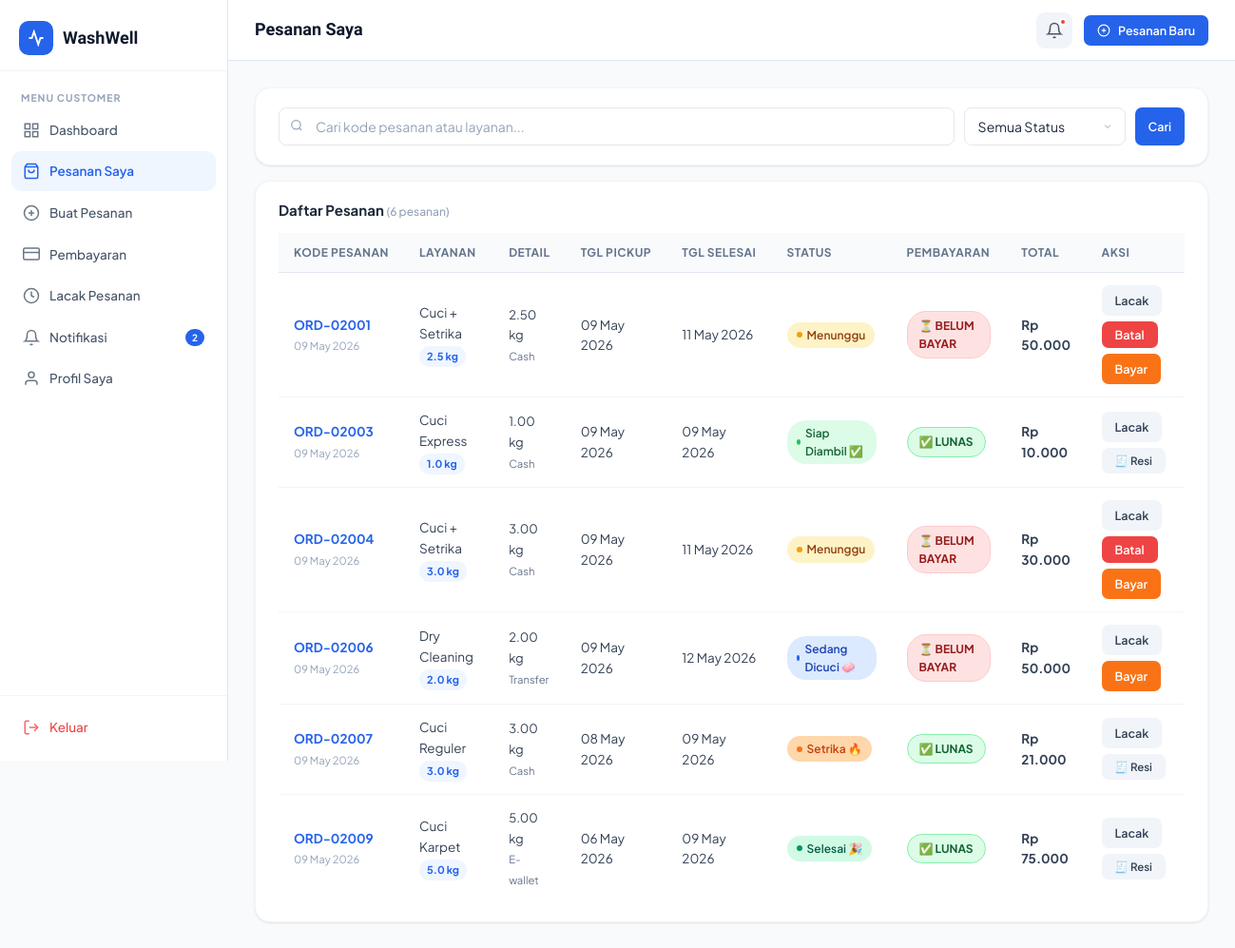
The app's page /customer/orders.php (signed in) with its own data.
### tables this page shows
CREATE TABLE IF NOT EXISTS users (
    id INT AUTO_INCREMENT PRIMARY KEY,
    name VARCHAR(100) NOT NULL,
    email VARCHAR(150) UNIQUE NOT NULL,
    password VARCHAR(255) NOT NULL,
    phone VARCHAR(20),
    address TEXT,
    role ENUM('customer','admin') DEFAULT 'customer',
    created_at TIMESTAMP DEFAULT CURRENT_TIMESTAMP,
    updated_at TIMESTAMP DEFAULT CURRENT_TIMESTAMP ON UPDATE CURRENT_TIMESTAMP
);

CREATE TABLE IF NOT EXISTS orders (
    id INT AUTO_INCREMENT PRIMARY KEY,
    order_code VARCHAR(20) UNIQUE NOT NULL,
    user_id INT NOT NULL,
    service_id INT NOT NULL,
    weight DECIMAL(5,2) DEFAULT 1.00,
    amount DECIMAL(10,2) NOT NULL,
    status ENUM('pending','washing','drying','ironing','ready_pickup','ready_deliver','done','cancelled') DEFAULT 'pending',
    pickup_date DATE,
    delivery_date DATE,
    notes TEXT,
    delivery_type ENUM('pickup','delivery') DEFAULT 'pickup',
    delivery_address TEXT,
    driver_name VARCHAR(100),
    driver_phone VARCHAR(20),
    delivery_status ENUM('pending','on_way','arrived') DEFAULT 'pending',
    payment_status ENUM('unpaid','paid') DEFAULT 'unpaid',
    payment_method ENUM('cash','transfer','e-wallet') DEFAULT 'cash',
    created_at TIMESTAMP DEFAULT CURRENT_TIMESTAMP,
    updated_at TIMESTAMP DEFAULT CURRENT_TIMESTAMP ON UPDATE CURRENT_TIMESTAMP,
    FOREIGN KEY (user_id) REFERENCES users(id) ON DELETE CASCADE,
    FOREIGN KEY (service_id) REFERENCES services(id)
);

CREATE TABLE IF NOT EXISTS services (
    id INT AUTO_INCREMENT PRIMARY KEY,
    name VARCHAR(100) NOT NULL,
    description TEXT,
    price_per_kg DECIMAL(10,2) NOT NULL,
    unit_type ENUM('kg','item') DEFAULT 'kg',
    requires_cloth_type TINYINT(1) DEFAULT 0,
    duration_hours INT DEFAULT 24,
    is_active TINYINT(1) DEFAULT 1,
    created_at TIMESTAMP DEFAULT CURRENT_TIMESTAMP
);

### includes/auth.php (called while the page is built, shortened)
<?php
require_once __DIR__ . '/config.php';
function getCurrentUser() {
    $db = getDB();
    $id = (int)$_SESSION['user_id'];
    $res = $db->query("SELECT * FROM users WHERE id=$id LIMIT 1");
    return $res ? $res->fetch_assoc() : null;
}
function getUnreadNotifs($userId) {
    $db = getDB();
    $uid = (int)$userId;
    $res = $db->query("SELECT COUNT(*) as cnt FROM notifications WHERE user_id=$uid AND is_read=0");
    return $res ? (int)$res->fetch_assoc()['cnt'] : 0;
}
?>

### includes/config.php (called while the page is built, shortened)
<?php
function formatRupiah($amount) {
    return 'Rp ' . number_format($amount, 0, ',', '.');
}
?>

### customer/orders.php (the view, shortened to what this page needs)
<?php
require_once '../includes/auth.php';
$db = getDB();
$user = getCurrentUser();
$uid = (int)$user['id'];
$search = trim($_GET['search'] ?? '');
$where = ["o.user_id=$uid"];
$whereStr = implode(' AND ', $where);
$perPage = 10;
$page = max(1,(int)($_GET['page']??1));
$offset = ($page-1)*$perPage;
$total = $db->query("SELECT COUNT(*) as c FROM orders o JOIN services s ON o.service_id=s.id WHERE $whereStr")->fetch_assoc()['c'];
$orders = $db->query("SELECT o.*,s.name as service_name,s.price_per_kg FROM orders o JOIN services s ON o.service_id=s.id WHERE $whereStr ORDER BY o.created_at DESC LIMIT $perPage OFFSET $offset");
$statusLabels = [
    'pending'       => 'Menunggu',
    'washing'       => 'Sedang Dicuci 🧼',
    'drying'        => 'Pengeringan 💨',
    'ironing'       => 'Setrika 🔥',
    'ready_pickup'  => 'Siap Diambil ✅',
    'ready_deliver' => 'Siap Diantar 🚚',
    'done'          => 'Selesai 🎉',
    'cancelled'     => 'Dibatalkan ❌',
    'in_progress'   => 'Dalam Proses',
    'ready'         => 'Siap',
    'delivered'     => 'Selesai Diantar',
];
?>
<!DOCTYPE html>
<html lang="id">
<head>
<link rel="stylesheet" href="../assets/css/style.css">
</head>
<body>
<div class="app-layout">
    <?php require_once('../customer/sidebar.php'); ?>
    <div class="main-content">
        <header class="topbar">
            <div class="topbar-left">
                <div class="topbar-title">Pesanan Saya</div>
            </div>
            <div class="topbar-right">
                <a href="notifications.php" class="notif-btn" style="position:relative;display:flex;align-items:center;justify-content:center;width:38px;height:38px;border-radius:9px;background:var(--gray-100);">
                    <svg width="18" height="18" viewBox="0 0 24 24" fill="none" stroke="currentColor" stroke-width="2"><path d="M18 8A6 6 0 0 0 6 8c0 7-3 9-3 9h18s-3-2-3-9"/><path d="M13.73 21a2 2 0 0 1-3.46 0"/></svg>
                    <?php if ($notifCount > 0): ?><span style="position:absolute;top:6px;right:6px;width:8px;height:8px;border-radius:50%;background:#EF4444;border:2px solid white;"></span><?php endif; ?>
                </a>
                <a href="new_order.php" class="btn btn-primary btn-sm">
                    <svg width="14" height="14" viewBox="0 0 24 24" fill="none" stroke="currentColor" stroke-width="2"><circle cx="12" cy="12" r="10"/><line x1="12" y1="8" x2="12" y2="16"/><line x1="8" y1="12" x2="16" y2="12"/></svg>
                    Pesanan Baru
                </a>
            </div>
        </header>
        <main class="page-content">
            <div class="card" style="margin-bottom:16px;">
                <div class="card-body" style="display:flex;gap:12px;flex-wrap:wrap;align-items:center;">
                    <form method="GET" style="display:flex;gap:10px;flex:1;flex-wrap:wrap;">
                        <div class="input-group" style="flex:1;min-width:200px;">
                            <span class="input-icon"></span>
                            <input type="text" name="search" class="form-control" placeholder="Cari kode pesanan atau layanan..." value="<?= htmlspecialchars($search) ?>">
                        </div>
                        <select name="status" class="form-control form-select" style="width:170px;">
                            <option value="">Semua Status</option>
                        </select>
                        <button type="submit" class="btn btn-primary btn-sm">Cari</button>
                    </form>
                </div>
            </div>
            <div class="card">
                <div class="card-header">
                    <span class="card-title">Daftar Pesanan <span style="font-size:12px;font-weight:500;color:var(--gray-400);">(<?= $total ?> pesanan)</span></span>
                </div>
                <div class="card-body" style="padding-top:12px;">
                <?php if ($orders->num_rows === 0): ?>
                <div style="text-align:center;padding:60px 0;color:var(--gray-400);">
                    <svg width="48" height="48" viewBox="0 0 24 24" fill="none" stroke="currentColor" stroke-width="1.5" style="margin-bottom:12px;opacity:0.4;"><path d="M6 2L3 6v14a2 2 0 0 0 2 2h14a2 2 0 0 0 2-2V6l-3-4z"/><line x1="3" y1="6" x2="21" y2="6"/><path d="M16 10a4 4 0 0 1-8 0"/></svg>
                    <p style="font-size:14px;font-weight:600;margin-bottom:6px;">Tidak ada pesanan ditemukan</p>
                    <p style="font-size:13px;">Mulai buat pesanan laundry sekarang</p>
                    <a href="new_order.php" class="btn btn-primary" style="margin-top:16px;">Buat Pesanan</a>
                </div>
                <?php else: ?>
                <div class="table-wrapper">
                <table>
                    <thead>
                        <tr>
                            <th>Kode Pesanan</th>
                            <th>Layanan</th>
                            <th>Detail</th>
                            <th>Tgl Pickup</th>
                            <th>Tgl Selesai</th>
                            <th>Status</th>
                            <th>Pembayaran</th>
                            <th>Total</th>
                            <th>Aksi</th>
                        </tr>
                    </thead>
                    <tbody>
                    <?php while($o = $orders->fetch_assoc()):
                        $orderJson = json_encode([
                            'code'           => $o['order_code'],
                            'service'        => $o['service_name'],
                            'weight'         => number_format((float)$o['weight'], 1),
                            'amount'         => formatRupiah($o['amount']),
                            'payment'        => $o['payment_method'],
                            'payment_status' => $o['payment_status'],
                            'created'        => date('d/m/Y', strtotime($o['created_at'])),
                            'delivery'       => $o['delivery_date'] ? date('d/m/Y', strtotime($o['delivery_date'])) : '-',
                            'status'         => $o['status'],
                        ], JSON_HEX_APOS | JSON_HEX_QUOT);
                    ?>
                    <tr data-oid="<?= $o['id'] ?>" data-order='<?= $orderJson ?>'>
                        <td>
                            <span style="font-weight:700;color:var(--primary)"><?= htmlspecialchars($o['order_code']) ?></span><br>
                            <small style="color:var(--gray-400)"><?= date('d M Y', strtotime($o['created_at'])) ?></small>
                        </td>
                        <td>
                            <?= htmlspecialchars($o['service_name']) ?>
                            <div style="display:inline-flex;align-items:center;gap:4px;background:var(--primary-bg);padding:2px 8px;border-radius:20px;font-size:11px;font-weight:700;color:var(--primary);margin-top:3px;">
                                <?= number_format((float)$o['weight'], 1) ?> kg
                            </div>
                        </td>
                        <td>
                            <span style="font-size:13px;"><?= $o['weight'] ?> kg</span><br>
                            <small style="color:var(--gray-500)"><?= ucfirst($o['payment_method']) ?></small>
                        </td>
                        <td><?= $o['pickup_date'] ? date('d M Y', strtotime($o['pickup_date'])) : '-' ?></td>
                        <td><?= $o['delivery_date'] ? date('d M Y', strtotime($o['delivery_date'])) : '-' ?></td>
                        <td><span class="badge badge-<?= $o['status'] ?>"><?= $statusLabels[$o['status']] ?? $o['status'] ?></span></td>
                        <td>
                            <?php if ($o['payment_status'] === 'paid'): ?>
                            <span style="display:inline-flex;align-items:center;gap:5px;background:var(--green-light);color:#166534;border:1.5px solid #86EFAC;padding:5px 12px;border-radius:20px;font-size:12px;font-weight:700;">
                                ✅ LUNAS
                            </span>
                            <?php elseif ($o['payment_method'] === 'cod'): ?>
                            <span style="display:inline-flex;align-items:center;gap:5px;background:var(--orange-light);color:#C2410C;border:1.5px solid #FED7AA;padding:5px 12px;border-radius:20px;font-size:12px;font-weight:700;">
                                🚗 COD
                            </span>
                            <?php else: ?>
                            <span style="display:inline-flex;align-items:center;gap:5px;background:#FEE2E2;color:#991B1B;border:1.5px solid #FECACA;padding:5px 12px;border-radius:20px;font-size:12px;font-weight:700;">
                                ⏳ BELUM BAYAR
                            </span>
                            <?php endif; ?>
                        </td>
                        <td style="font-weight:700;"><?= formatRupiah($o['amount']) ?></td>
                        <td>
                            <div style="display:flex;gap:6px;flex-wrap:wrap;">
                                <a href="tracking.php?order=<?= urlencode($o['order_code']) ?>" class="btn btn-ghost btn-sm">Lacak</a>
                                <?php if($o['status']==='pending'): ?>
                                <form method="POST" onsubmit="return confirm('Yakin ingin membatalkan pesanan ini?')">
                                    <button type="submit" class="btn btn-danger btn-sm">Batal</button>
                                </form>
                                <?php endif; ?>
                                <?php if($o['payment_status']==='unpaid' && $o['payment_method']!=='cod' && $o['status']!=='cancelled'): ?>
                                <a href="payments.php?order_id=<?= $o['id'] ?>" class="btn btn-orange btn-sm">Bayar</a>
                                <?php endif; ?>
                                <?php if($o['payment_status']==='paid' || $o['status']==='done'): ?>
                                <button onclick="openResi(<?= $o['id'] ?>)" class="btn btn-ghost btn-sm" style="font-size:11.5px;">
                                    🧾 Resi
                                </button>
                                <?php endif; ?>
                            </div>
                        </td>
                    </tr>
                    <?php endwhile; ?>
                    </tbody>
                </table>
                </div>
                <?php endif; ?>
                </div>
            </div>
        </main>
    </div>
</div>
</body>
</html>

### customer/sidebar.php (shortened to what this page needs)
<?php
$currentUser = getCurrentUser();
$notifCount = getUnreadNotifs($currentUser['id']);
$currentPage = basename($_SERVER['PHP_SELF'], '.php');
$navItems = [
    ['page'=>'dashboard','icon'=>'<svg width="18" height="18" viewBox="0 0 24 24" fill="none" stroke="currentColor" stroke-width="2"><rect x="3" y="3" width="7" height="7"/><rect x="14" y="3" width="7" height="7"/><rect x="3" y="14" width="7" height="7"/><rect x="14" y="14" width="7" height="7"/></svg>','label'=>'Dashboard','url'=>'dashboard.php'],
    ['page'=>'orders','icon'=>'<svg width="18" height="18" viewBox="0 0 24 24" fill="none" stroke="currentColor" stroke-width="2"><path d="M6 2L3 6v14a2 2 0 0 0 2 2h14a2 2 0 0 0 2-2V6l-3-4z"/><line x1="3" y1="6" x2="21" y2="6"/><path d="M16 10a4 4 0 0 1-8 0"/></svg>','label'=>'Pesanan Saya','url'=>'orders.php'],
    ['page'=>'new_order','icon'=>'<svg width="18" height="18" viewBox="0 0 24 24" fill="none" stroke="currentColor" stroke-width="2"><circle cx="12" cy="12" r="10"/><line x1="12" y1="8" x2="12" y2="16"/><line x1="8" y1="12" x2="16" y2="12"/></svg>','label'=>'Buat Pesanan','url'=>'new_order.php'],
    ['page'=>'payments','icon'=>'<svg width="18" height="18" viewBox="0 0 24 24" fill="none" stroke="currentColor" stroke-width="2"><rect x="1" y="4" width="22" height="16" rx="2" ry="2"/><line x1="1" y1="10" x2="23" y2="10"/></svg>','label'=>'Pembayaran','url'=>'payments.php'],
    ['page'=>'tracking','icon'=>'<svg width="18" height="18" viewBox="0 0 24 24" fill="none" stroke="currentColor" stroke-width="2"><circle cx="12" cy="12" r="10"/><polyline points="12 6 12 12 16 14"/></svg>','label'=>'Lacak Pesanan','url'=>'tracking.php'],
    ['page'=>'notifications','icon'=>'<svg width="18" height="18" viewBox="0 0 24 24" fill="none" stroke="currentColor" stroke-width="2"><path d="M18 8A6 6 0 0 0 6 8c0 7-3 9-3 9h18s-3-2-3-9"/><path d="M13.73 21a2 2 0 0 1-3.46 0"/></svg>','label'=>'Notifikasi','url'=>'notifications.php'],
    ['page'=>'profile','icon'=>'<svg width="18" height="18" viewBox="0 0 24 24" fill="none" stroke="currentColor" stroke-width="2"><path d="M20 21v-2a4 4 0 0 0-4-4H8a4 4 0 0 0-4 4v2"/><circle cx="12" cy="7" r="4"/></svg>','label'=>'Profil Saya','url'=>'profile.php'],
];
?>
<aside class="sidebar" id="sidebar">
    <div class="sidebar-logo">
        <div class="logo-icon">
            <svg width="18" height="18" viewBox="0 0 24 24" fill="none" stroke="white" stroke-width="2.5"><path d="M22 12h-4l-3 9L9 3l-3 9H2"/></svg>
        </div>
        <span>WashWell</span>
    </div>
    <nav class="sidebar-nav">
        <div class="nav-label">Menu Customer</div>
        <?php foreach ($navItems as $item): ?>
        <a href="<?= $item['url'] ?>" class="nav-item <?= $currentPage === $item['page'] ? 'active' : '' ?>">
            <?= $item['icon'] ?>
            <?= $item['label'] ?>
            <?php if ($item['page']==='notifications' && $notifCount > 0): ?>
            <span class="nav-badge"><?= $notifCount ?></span>
            <?php endif; ?>
        </a>
        <?php endforeach; ?>
    </nav>
    <div class="sidebar-footer">
        <a href="logout.php" class="nav-item" style="color:#EF4444;" onclick="return confirm('Yakin ingin keluar?')">
            <svg width="18" height="18" viewBox="0 0 24 24" fill="none" stroke="currentColor" stroke-width="2"><path d="M9 21H5a2 2 0 0 1-2-2V5a2 2 0 0 1 2-2h4"/><polyline points="16 17 21 12 16 7"/><line x1="21" y1="12" x2="9" y2="12"/></svg>
            Keluar
        </a>
    </div>
</aside>

### records on screen
users: id "2"
orders: order_code "ORD-02001", created_at "09 May 2026", service.name "Cuci + Setrika", weight "2.5", weight "2.50", payment_method "Cash", pickup_date "09 May 2026", delivery_date "11 May 2026", status "Menunggu", payment_status "⏳ BELUM BAYAR", amount "Rp 50.000"
orders: order_code "ORD-02003", created_at "09 May 2026", service.name "Cuci Express", weight "1.0", weight "1.00", payment_method "Cash", pickup_date "09 May 2026", delivery_date "09 May 2026", status "Siap Diambil ✅", payment_status "✅ LUNAS", amount "Rp 10.000"
orders: order_code "ORD-02004", created_at "09 May 2026", service.name "Cuci + Setrika", weight "3.0", weight "3.00", payment_method "Cash", pickup_date "09 May 2026", delivery_date "11 May 2026", status "Menunggu", payment_status "⏳ BELUM BAYAR", amount "Rp 30.000"
orders: order_code "ORD-02006", created_at "09 May 2026", service.name "Dry Cleaning", weight "2.0", weight "2.00", payment_method "Transfer", pickup_date "09 May 2026", delivery_date "12 May 2026", status "Sedang Dicuci 🧼", payment_status "⏳ BELUM BAYAR", amount "Rp 50.000"
orders: order_code "ORD-02007", created_at "09 May 2026", service.name "Cuci Reguler", weight "3.0", weight "3.00", payment_method "Cash", pickup_date "08 May 2026", delivery_date "09 May 2026", status "Setrika 🔥", payment_status "✅ LUNAS", amount "Rp 21.000"
orders: order_code "ORD-02009", created_at "09 May 2026", service.name "Cuci Karpet", weight "5.0", weight "5.00", payment_method "E-wallet", pickup_date "06 May 2026", delivery_date "09 May 2026", status "Selesai 🎉", payment_status "✅ LUNAS", amount "Rp 75.000"

### other values on screen
$item['label'] "Dashboard"
$item['label'] "Pesanan Saya"
$item['label'] "Buat Pesanan"
$item['label'] "Pembayaran"
$item['label'] "Lacak Pesanan"
$item['label'] "Notifikasi"
$item['label'] "Profil Saya"
$total "6"
